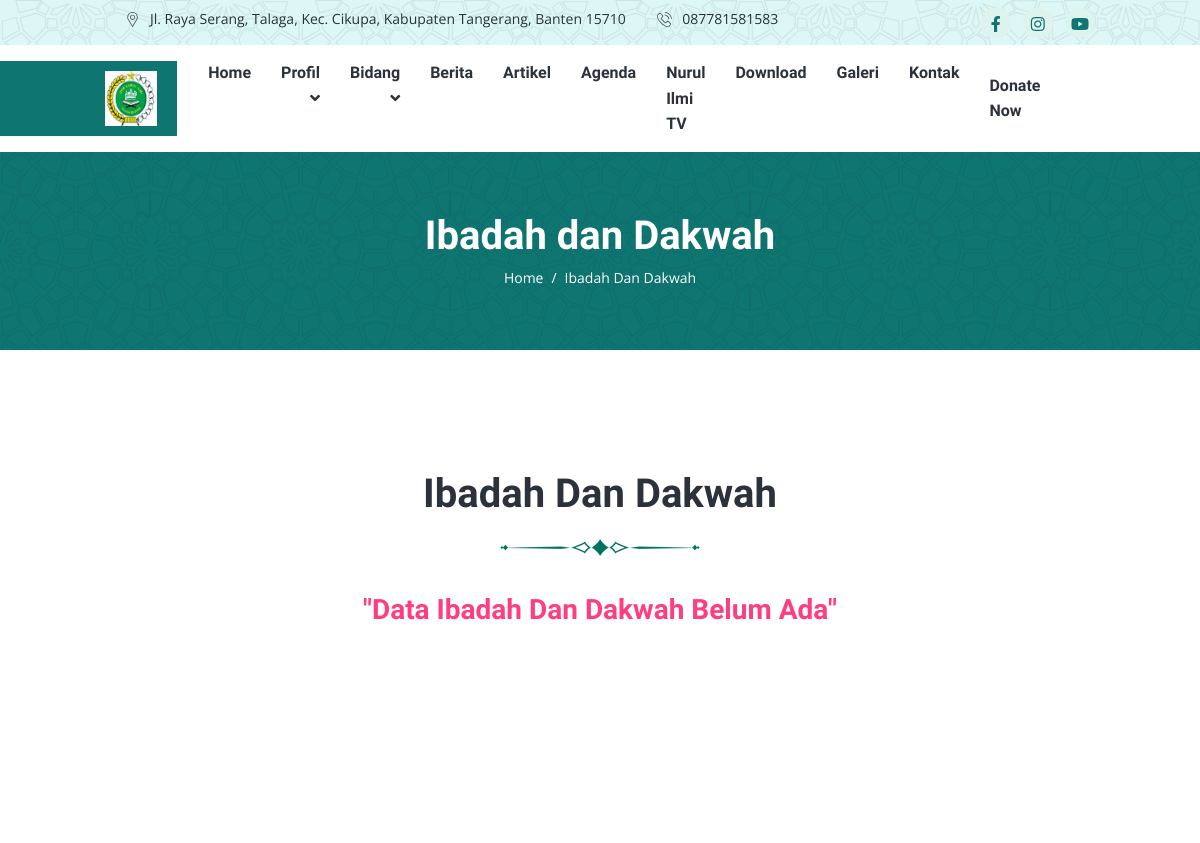
The app's page /index.php/bidang/dakwah (upper part), older data.
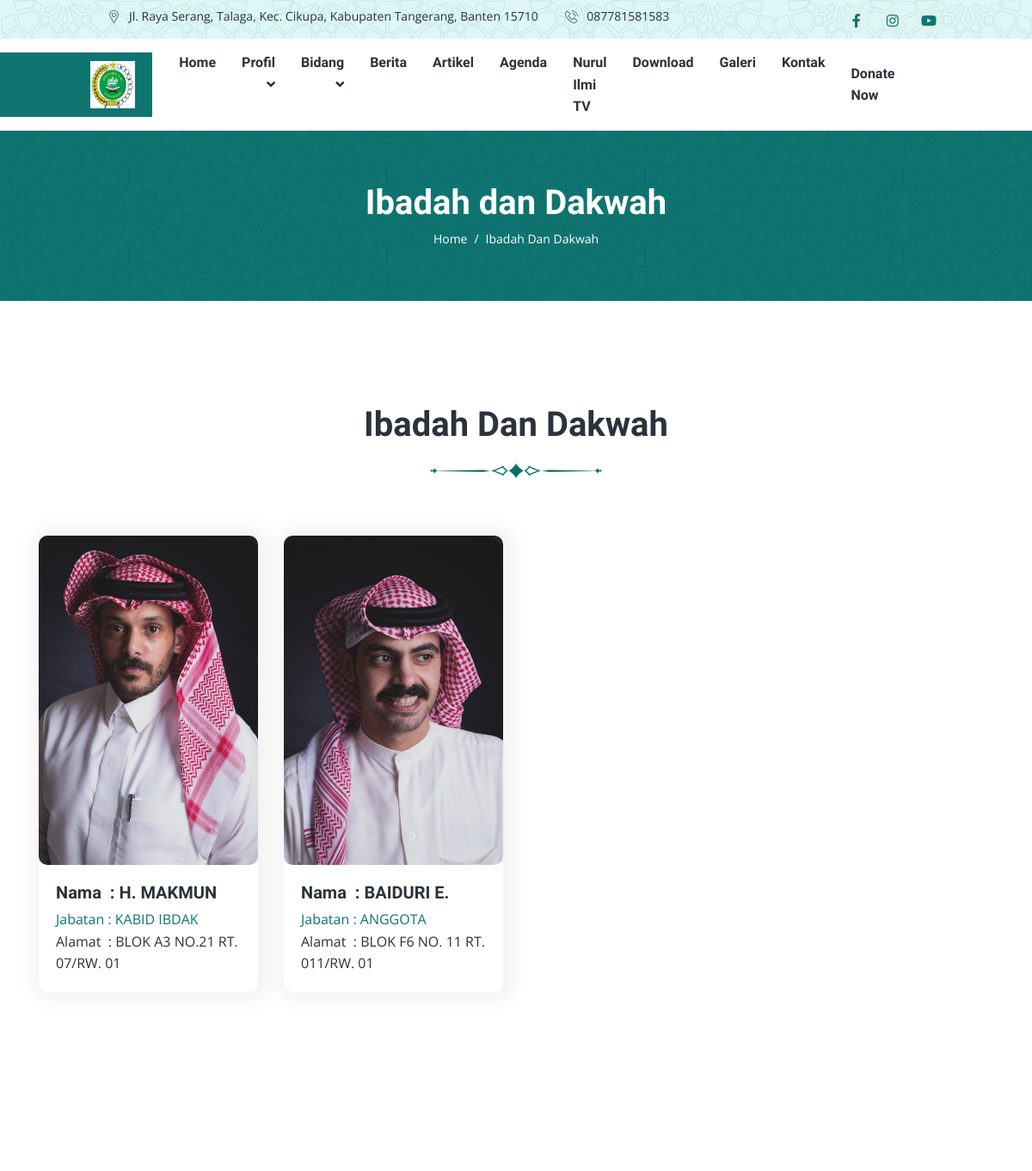
The same page, newer data.
### tables this page shows
CREATE TABLE `tbl_setting` (
  `id_setting` int(11) NOT NULL,
  `id_jadwal` int(11) NOT NULL,
  `nama_masjid` varchar(100) NOT NULL,
  `alamat` text NOT NULL,
  `no_hp` varchar(14) NOT NULL,
  `link_alamat` text NOT NULL,
  `email` text NOT NULL,
  `logo` text NOT NULL,
  `banner1` text NOT NULL,
  `banner2` text NOT NULL,
  `banner3` text NOT NULL,
  `judul1` varchar(100) NOT NULL,
  `judul2` varchar(100) NOT NULL,
  `judul3` varchar(100) NOT NULL,
  `sosmed1` text NOT NULL,
  `sosmed2` text NOT NULL,
  `sosmed3` text NOT NULL,
  `ayat_quran` varchar(100) NOT NULL,
  `artinya` text NOT NULL,
  `surah` varchar(100) NOT NULL
);

CREATE TABLE `bidang_dakwah` (
  `id_dakwah` int(11) NOT NULL,
  `nama` varchar(100) NOT NULL,
  `foto` text NOT NULL,
  `jabatan` varchar(100) NOT NULL,
  `alamat` text NOT NULL,
  `tanggal` datetime NOT NULL DEFAULT current_timestamp()
);

### application/controllers/Bidang.php (called while the page is built, shortened)
<?php
class Bidang extends CI_Controller {
    public function __construct()
	{
        $this->load->model('Bidang_model', 'bidang');
		$this->load->model('Setting_model', 'setting');
	}
    public function dakwah()
	{
        $data = [
            'judul' => 'Ibadah & Dakwah',
            'title' => 'Ibadah & Dakwah - Masjid Nurul Ilmi',
            'menu'  => 'dakwah',
            'data_dakwah' => $this->bidang->getDataDakwah(),
			'data_setting' => $this->setting->getDataSetting()
        ];
		$this->load->view('webpage/v_dakwah', $data);
	}
}

### index.php (called while the page is built, shortened)
<?php
require_once BASEPATH.'core/CodeIgniter.php';

### application/models/Bidang_model.php (called while the page is built, shortened)
<?php
class Bidang_model extends CI_Model {
	var $tabledakwah = 'bidang_dakwah';
    public function getDataDakwah()
	{
		return $this->db->get($this->tabledakwah)->result();
	}
}

### application/models/Setting_model.php (called while the page is built, shortened)
<?php
class Setting_model extends CI_Model {
    public function getDataSetting()
	{
        $this->db->select('a.*, b.*');
        $this->db->from('tbl_setting a');
        $this->db->join('tbl_jadwal b', 'b.id_jadwal = a.id_jadwal', 'left');
		return $this->db->get()->result();
	}
}

### application/views/webpage/v_dakwah.php (the view, shortened to what the changed rows need)
<!DOCTYPE html>
<html lang="en">
<head>
    <link rel="stylesheet" href="https://cdnjs.cloudflare.com/ajax/libs/font-awesome/6.5.1/css/all.min.css"
 />
    <link rel="stylesheet" href="<?= base_url('frontend/') ?>assets/css/app.min.css">
</head>
<body>
    <header class="header-area">
        <?php $this->load->view('layout/header.php') ?>
    </header>
    <div class="page-title-area py-lg-6 py-5 bg-image-pattern">
        <div class="container">
            <div class="page-title-wrapper text-center">
                <h1 class="text-white mb-2">Ibadah dan Dakwah</h1>
            </div>
        </div>
    </div>
    <div class="team-area py-lg-10 py-8">
        <div class="container">
            <div class="section-title text-center mb-4">
                <h2 class="h1">Ibadah Dan Dakwah</h2>
            </div>
            <?php if(!empty($data_dakwah)) : ?>
            <div class="row">
                <?php foreach($data_dakwah as $dakwah) : ?>
                <div class="col-sm-6 col-lg-3">
                    <div class="team-item mt-4">
                        <div class="team-image">
                            <?php if(!empty($dakwah->foto)) : ?>
                            <img src="<?= base_url('upload/bidang/'.$dakwah->foto) ?>" alt="title">
                            <?php else: ?>
                            <img src="<?= base_url('upload/default.png') ?>" alt="">
                            <?php endif; ?>
                        </div>
                        <div class="team-content">
                            <h5>Nama &nbsp;: <?= $dakwah->nama ?></h5>
                            <span class="text-primary">Jabatan : <?= $dakwah->jabatan ?></span>
                            <br>
                            <span>Alamat &nbsp;: <?= $dakwah->alamat ?></span>
                        </div>
                    </div>
                </div>
                <?php endforeach; ?>
            </div>
            <?php else: ?>
            <h3 class="text-center text-danger">"Data Ibadah Dan Dakwah Belum Ada"</h3>
            <?php endif; ?>
        </div>
    </div>
</body>
</html>

### application/views/layout/header.php (shortened to what the changed rows need)
<div class="header-top bg-light bg-image-pattern px-xl-8 py-2">
    <div class="container">
        <div class="header-top-wrapper">
            <?php foreach($data_setting as $setting) : ?>
            <ul class="navbar-address list-inline m-0">
                <li class="list-inline-item"><span class="icon"><img
                            src="<?= base_url('frontend/') ?>assets/images/location-icon.svg"
                            alt="title"></span><?= strip_tags(character_limiter($setting->alamat, 70)); ?></li>
                <li class="list-inline-item"><span class="icon"><img
                            src="<?= base_url('frontend/') ?>assets/images/phone-icon.svg"
                            alt="title"></span><?= $setting->no_hp ?>
                </li>
            </ul>
            <ul class="navbar-social list-inline m-0">
                <li class="list-inline-item"><a href="<?= $setting->sosmed1 ?>"><i class="fab fa-facebook-f"></i></a>
                </li>
                <li class="list-inline-item"><a href="<?= $setting->sosmed2 ?>"><i class="fab fa-instagram"></i></a>
                </li>
                <li class="list-inline-item"><a href="<?= $setting->sosmed3 ?>"><i class="fab fa-youtube"></i></a>
                </li>
            </ul>
            <?php endforeach; ?>
        </div>
    </div>
</div>
<div class="header-bottom bg-white px-xl-8">
    <nav class="container">
        <div class="header-navbar navbar navbar-expand-lg">
            <?php foreach($data_setting as $setting) : ?>
            <a class='navbar-brand' target="_blank" href="<?= base_url('upload/setting/'.$setting->logo) ?>"><img
                    src="<?= base_url('upload/setting/'.$setting->logo) ?>" alt="images"></a>
            <?php endforeach; ?>
        </div>
    </nav>
</div>

Row changes from the older to the newer data that the page shows:
added bidang_dakwah: foto (picture), nama "H. MAKMUN", jabatan "KABID IBDAK", alamat "BLOK A3 NO.21 RT. 07/RW. 01"
added bidang_dakwah: foto (picture), nama "BAIDURI E.", jabatan "ANGGOTA", alamat "BLOK F6 NO. 11 RT. 011/RW. 01"
Text that changed along with them:
text no longer shown: "\"Data Ibadah Dan Dakwah Belum Ada\""
